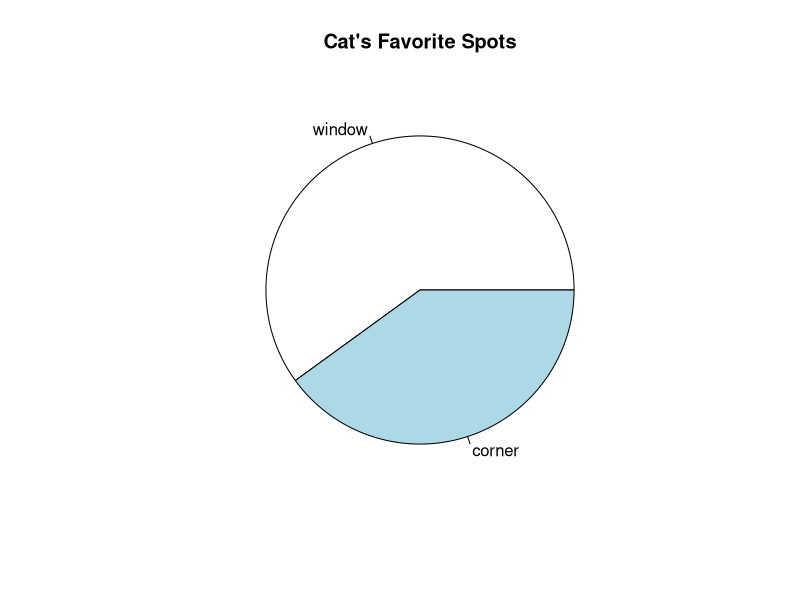

Recreate this plot in R.
## ---- chunk 1
#| echo: fenced

# Create a simple pie chart
cat_spots <- c(window = 30, corner = 20)
pie(cat_spots, main="Cat's Favorite Spots")

